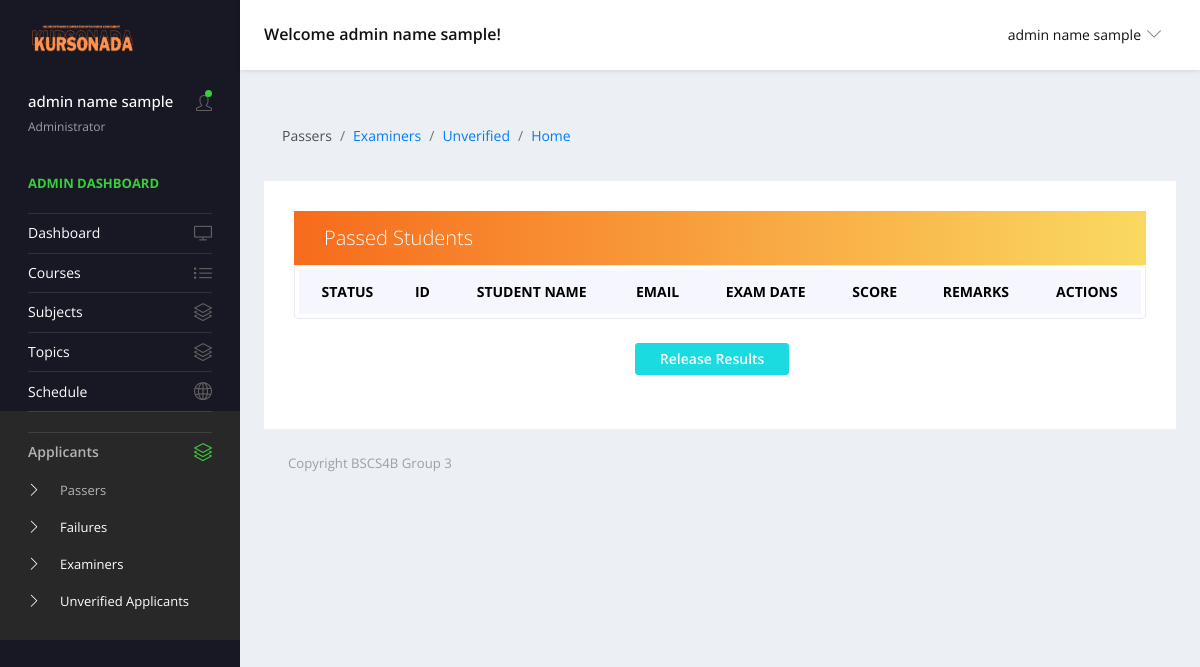
/views/passers.php (signed in), run on an earlier commit of the app's database.
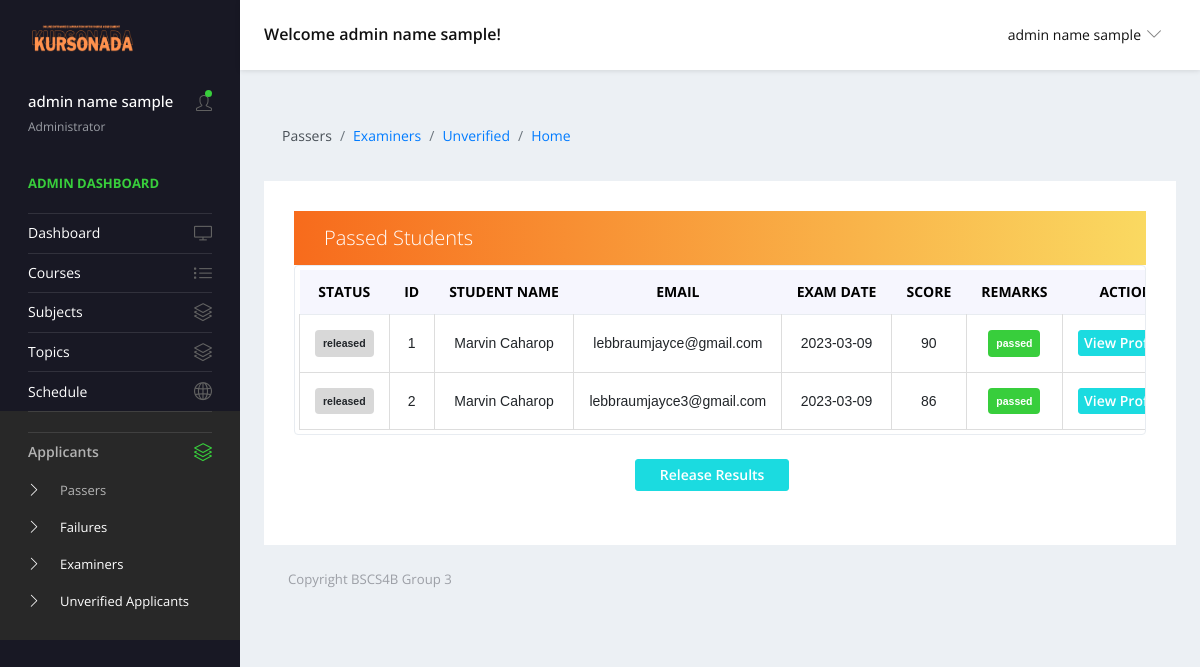
And on a later commit of the database.
### tables this page shows
CREATE TABLE `passers` (
  `id` int(11) NOT NULL,
  `status` varchar(255) NOT NULL,
  `fullname` varchar(255) NOT NULL,
  `email` varchar(255) NOT NULL,
  `exam_date` varchar(255) NOT NULL,
  `score` int(11) NOT NULL,
  `remarks` varchar(255) NOT NULL,
  `f_course` varchar(255) NOT NULL,
  `s_course` varchar(255) NOT NULL,
  `t_course` varchar(255) NOT NULL
);

### forms/adminQueries.php (called while the page is built, shortened)
<?php
function getPassedstudent() {
    $url = 'localhost';
    $username = 'root';
    $password = '';
    $conn = new mysqli($url, $username, $password, 'project');
    $sql = mysqli_query($conn,
    "SELECT *
    FROM passers WHERE remarks = 'passed'
    ");
return mysqli_fetch_all($sql, MYSQLI_ASSOC);
}
?>

### views/passers.php (the view, shortened to what the changed rows need)
<?php
include '../forms/adminQueries.php';
          ?>
<!DOCTYPE html>
<html lang="en">
  <head>
    <link rel="stylesheet" href="../vendors/simple-line-icons/css/simple-line-icons.css">
    <link rel="stylesheet" href="../vendors/flag-icon-css/css/flag-icon.min.css">
    <link rel="stylesheet" href="../vendors/css/vendor.bundle.base.css">
    <link rel="stylesheet" href="../vendors/daterangepicker/daterangepicker.css">
    <link rel="stylesheet" href="../vendors/chartist/chartist.min.css">
    <link rel="stylesheet" href="../assets/css/style-admin.css">
  </head>
  <body>
    <div class="container-scroller">
      <div class="container-fluid page-body-wrapper">
       <div class="main-panel">
        <div class="content-wrapper">
          <div class="row quick-action-toolbar">
            <div class="col-md-12 grid-margin">
              <div class="card">
              <form id="myform" action="" method="POST">
                <div class="card-body">
                  <div class="table-responsive border rounded p-1">
                      <table class="table table-hover text-nowrap datatable">
                      <thead>
                      <tr>
                          <th class="font-weight-bold text-center" id="status" scope="col" >STATUS</th>
                          <th class="font-weight-bold text-center" scope="col">ID</th>
                          <th class="font-weight-bold text-center" scope="col">STUDENT NAME</th>
                          <th class="font-weight-bold text-center" scope="col">EMAIL</th>
                          <th class="font-weight-bold text-center" scope="col">EXAM DATE</th>
                          <th class="font-weight-bold text-center" scope="col">SCORE</th>
                          <th class="font-weight-bold text-center" scope="col">REMARKS</th>
                          <th class="font-weight-bold text-center" scope="col">ACTIONS</th>
                        </tr>
                      </thead>
                      <tbody>
                      <?php
                        $rows = getPassedStudent();
                        $i = 0;
                        while ($i < count($rows)) {
                           $row = $rows[$i];
                          $id = $row["id"];
                          echo "<tr>";
                          if ($row['status'] == 'active') {
                            echo "<td><div class='badge badge-success p-2'>" . $row['status'] . "</div></td>";
                        } elseif ($row['status'] == 'pending') {
                            echo "<td><div class='badge badge-danger p-2'>" . $row['status'] . "</div></td>";
                        } else {
                            echo "<td><div class='badge badge-secondary p-2'>" . $row['status'] . "</div></td>";
                        }
                          echo "<td>" . $row["id"] . "</td>";
                          echo "<td>" . $row["fullname"] . "</td>";
                          echo "<td>" . $row["email"] . "</td>";
                          echo "<td>" . $row["exam_date"] . "</td>";
                          echo "<td>" . $row["score"] . "</td>";
                          if ($row['remarks'] == 'passed') {
                            echo "<td><div class='badge badge-success p-2'>" . $row['remarks'] . "</div></td>";
                        } elseif ($row['remarks'] == 'failed') {
                            echo "<td><div class='badge badge-danger p-2'>" . $row['remarks'] . "</div></td>";
                        } else {
                            echo "<td><div class='badge badge-secondary p-2'>" . $row['remarks'] . "</div></td>";
                        }
                          echo "<td><div class='text-center'><button name='btnmodal' type='button' class='btn btn-primary view-btn' data-toggle='modal' data-target='#viewModal' data-id='" . $id . "'>View Profiling</div></button></td>";
                          echo "</tr>";
                               $i++;
                        }
                      ?>
                      </tbody>
                    </table>
                  </div>
                </div>
               </form>
              </div>
            </div>
        </div>
        </div>
    </div>
    </div>
    <link href="../assets/vendor/simple-datatables/style.css" rel="stylesheet">
  </body>
</html>

What changed in the data, as far as the page shows it:
added passers: status "released", id "1", fullname "Marvin Caharop", email "lebbraumjayce@gmail.com", exam_date "2023-03-09", score "90", remarks "passed"
added passers: status "released", id "2", fullname "Marvin Caharop", email "lebbraumjayce3@gmail.com", exam_date "2023-03-09", score "86", remarks "passed"
